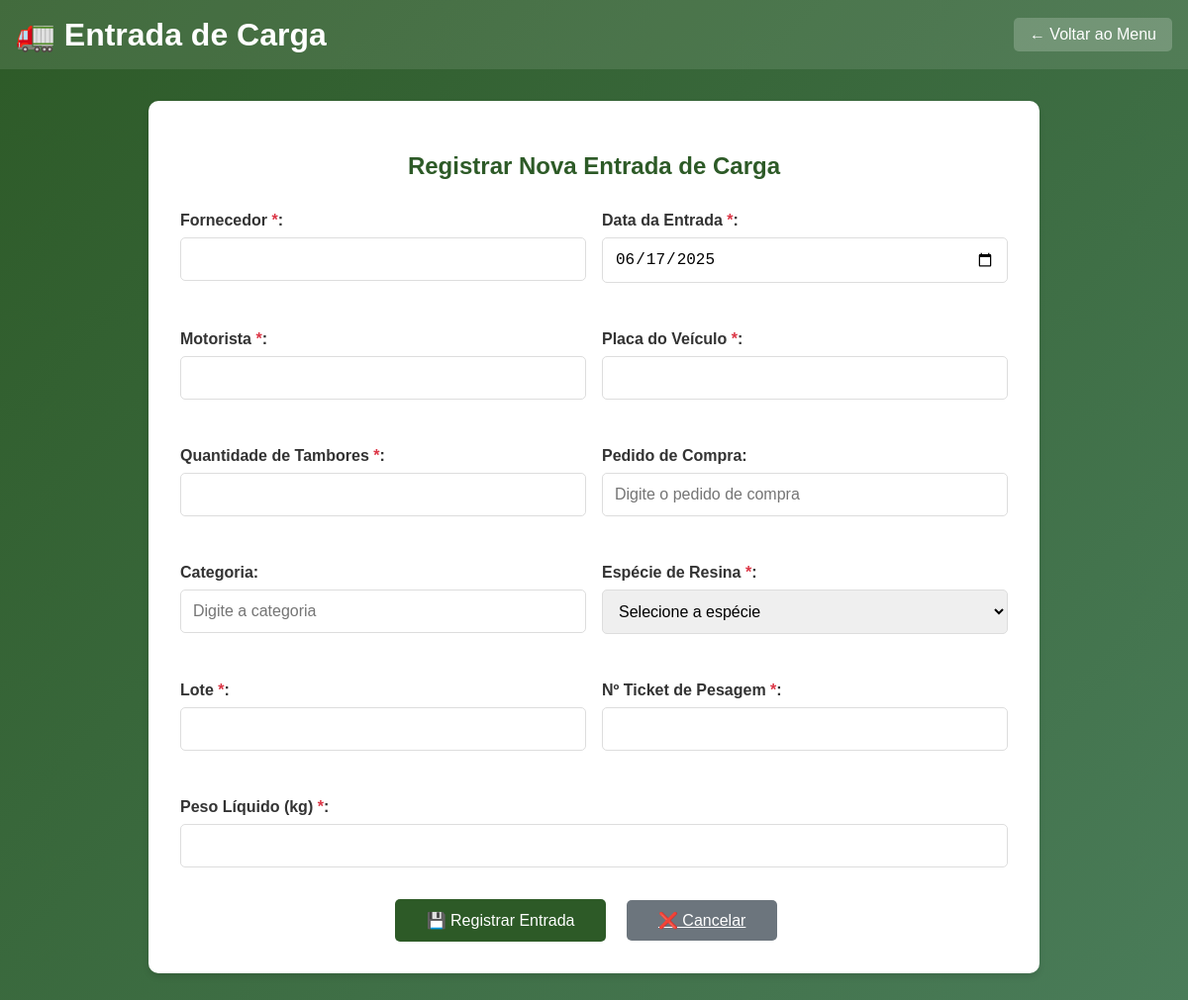
The page /entrada-carga/1 (signed in) on the database as committed earlier.
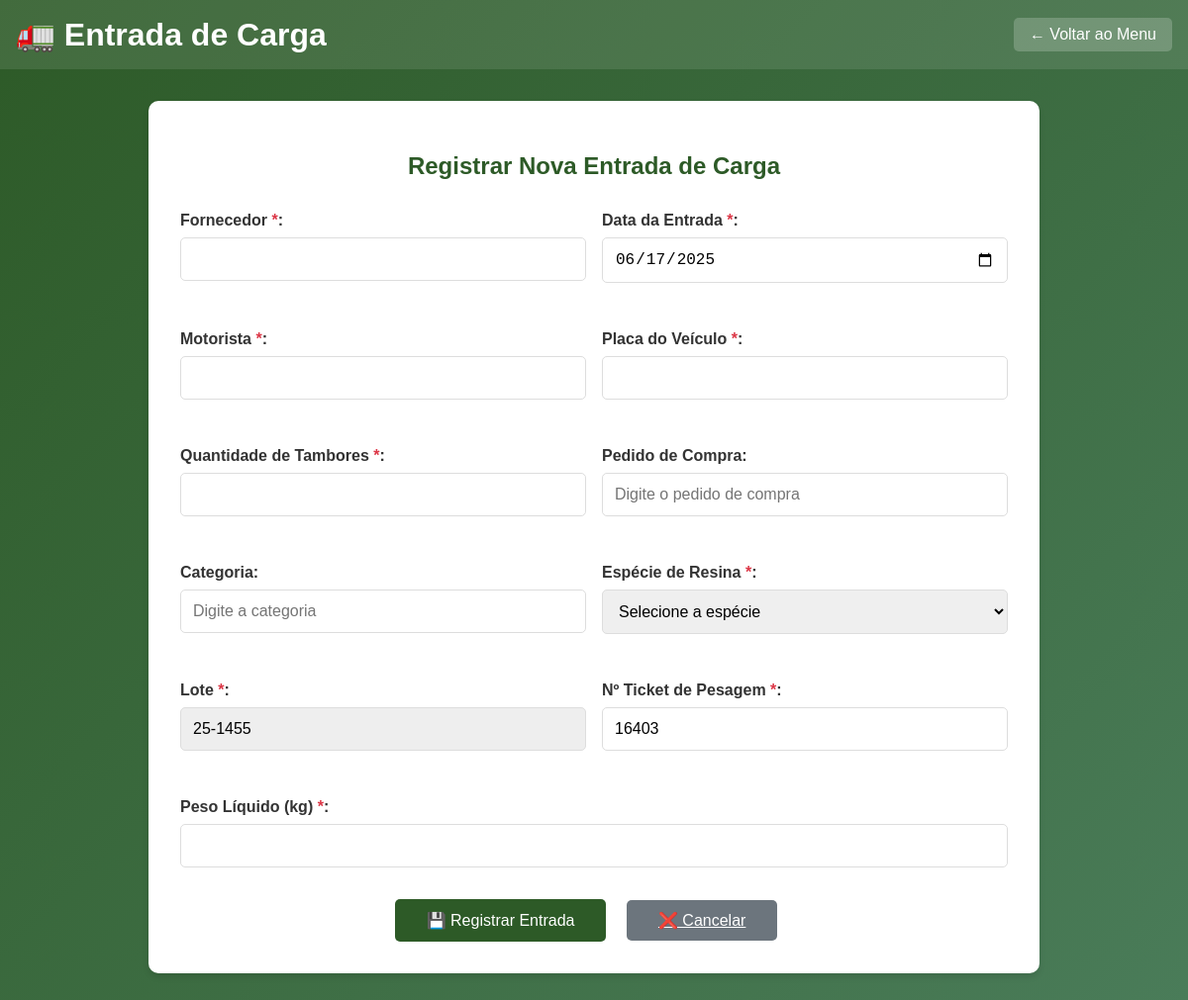
The same page on the database as committed later.
### tables this page shows
CREATE TABLE entradas_carga (
            id INTEGER PRIMARY KEY AUTOINCREMENT,
            fornecedor TEXT NOT NULL,
            data_entrada TEXT NOT NULL,
            motorista TEXT NOT NULL,
            placa TEXT NOT NULL,
            quantidade_tambores INTEGER NOT NULL,
            especie_resina TEXT NOT NULL,
            lote TEXT NOT NULL,
            ticket_pesagem TEXT NOT NULL UNIQUE,
            peso_liquido REAL NOT NULL,
            data_registro TEXT NOT NULL,
            usuario_registro TEXT NOT NULL
        );

### app.py (the view, shortened to what this page needs)
@app.route('/entrada-carga', methods=['GET', 'POST'])
@app.route('/entrada-carga/<int:id>', methods=['GET', 'POST'])
def entrada_carga(id=None):
    if 'logged_in' not in session or not session['logged_in']:
        flash('🔒 Você precisa fazer login primeiro!', 'error')
        return redirect(url_for('login'))
    conn = sqlite3.connect(DB_PATH)
    cursor = conn.cursor()
    entrada = None
    if id:
        cursor.execute('SELECT * FROM entradas_carga WHERE id=?', (id,))
        row = cursor.fetchone()
        colunas = [desc[0] for desc in cursor.description]
        entrada = dict(zip(colunas, row)) if row else None
    conn.close()
    return render_template('entrada_carga.html', entrada=entrada, editar=bool(id))

### templates/entrada_carga.html (shortened to what the changed rows need)
<!DOCTYPE html>
<html lang="pt-BR">
<head>
</head>
<body>
    <div class="header">
        <h1>🚛 Entrada de Carga</h1>
    </div>
    <div class="container">
        <div class="form-container">
            <h2 class="form-title">Registrar Nova Entrada de Carga</h2>
            <form method="POST">
                <div class="form-row">
                    <div class="form-group">
                        <label for="lote">Lote <span class="required">*</span>:</label>
                        {% if editar and entrada %}
                        <input type="text" id="lote" name="lote" value="{{ entrada.lote }}" required readonly
                            style="background:#eee;">
                        {% else %}
                        <input type="text" id="lote" name="lote" value="{{ entrada.lote if entrada else '' }}" required>
                        {% endif %}
                    </div>
                    <div class="form-group">
                        <label for="ticket_pesagem">Nº Ticket de Pesagem <span class="required">*</span>:</label>
                        <input type="text" id="ticket_pesagem" name="ticket_pesagem"
                            value="{{ entrada.ticket_pesagem if entrada else '' }}" required>
                    </div>
                </div>
            </form>
        </div>
    </div>
</body>
</html>

Rows that differ between the two databases and show on the page:
added entradas_carga: lote "25-1455", ticket_pesagem "16403"
